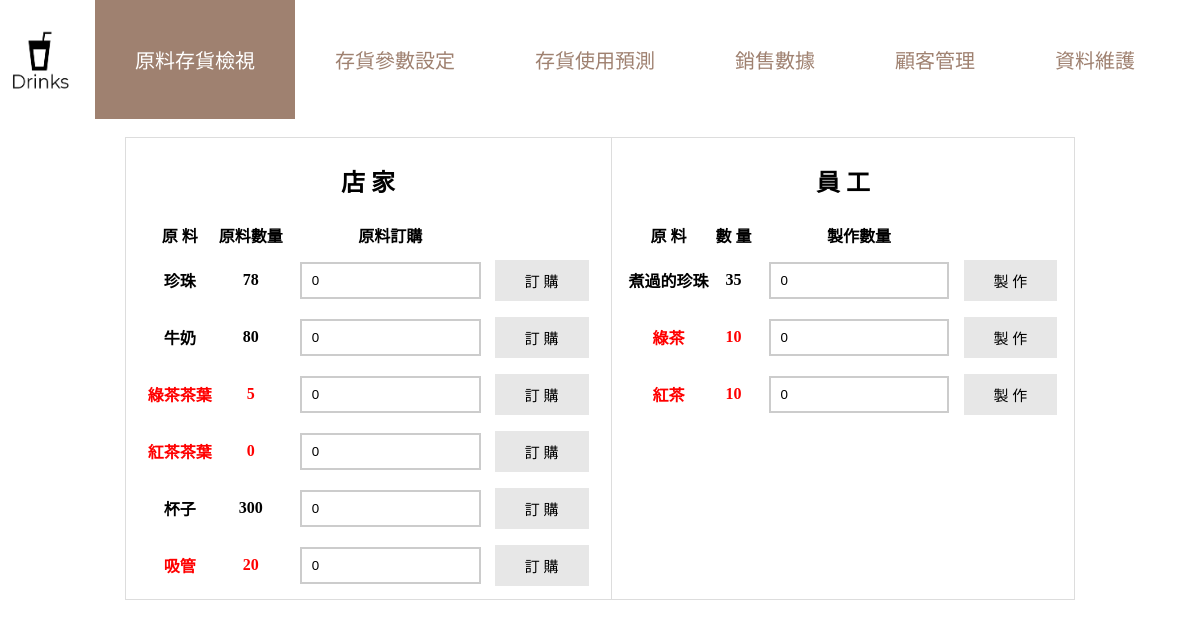
The page /management/ingredient on the database its author committed.
### drink/models.py (models this page shows, shortened)
class Ingredient(models.Model):
    ingredient_name = models.CharField(max_length=20)
    amount = models.DecimalField(max_digits=5, decimal_places=0)
    is_processed = models.BooleanField(default=False)
    supplier = models.ManyToManyField(Supplier, through='Ingredient_offerd_by_supplier')

### drink/views.py (the view)
# urls.py: path('management/ingredient', list_ingredient),
def list_ingredient(request):
        i_list=list(Ingredient.objects.all().filter(is_processed=False))
        processed_i_list=list(Ingredient.objects.all().filter(is_processed=True))
        i_para_dict=geti_level_dict()
        pi_para_dict=getp_i_level_dict()
        for i in i_list:
            i_order_amount_str=i.ingredient_name+"_orderamount"
            if i.ingredient_name+"_orderamount" in request.GET:
                order_val=int(request.GET[i.ingredient_name+"_orderamount"])
                if order_val > 0:
                    i.amount = i.amount + order_val
                    i.save()
            i_process_amount_str=i.ingredient_name+"_processamount"
        for i in processed_i_list:
            if i.ingredient_name+"_processamount" in request.GET:
                process_val=int(request.GET[i.ingredient_name+"_processamount"])
                if process_val > 0:
                    if i.ingredient_name=="紅茶":
                        rtea=Ingredient.objects.get(ingredient_name="紅茶茶葉")
                        rtea.amount-=process_val
                        rtea.save()
                    elif i.ingredient_name=="綠茶":
                        gtea=Ingredient.objects.get(ingredient_name="綠茶茶葉")
                        gtea.amount-=process_val
                        gtea.save()
                    elif i.ingredient_name=="煮過的珍珠":
                        bubble=Ingredient.objects.get(ingredient_name="珍珠")
                        bubble.amount-=process_val
                        bubble.save()
                    i.amount = i.amount + process_val
                    i.save()
                    return HttpResponseRedirect('ingredient')
        return render(request,'management.html',locals())

### drink/views.py (called while the page is built)
@register.filter
def get_item(dictionary, key):
    return dictionary.get(key)

def getp_i_level_dict():
    p_i_dict={}
    p_i_dict['煮過的珍珠']=20
    p_i_dict['綠茶']=20
    p_i_dict['紅茶']=20
    return p_i_dict

def geti_level_dict():
    i_para_dict={}
    i_para_list_ROP=list(ROP_Parameters.objects.all())
    for i in i_para_list_ROP:
        i_para_dict[i.ingredient_name]=i.ROP
    i_para_list_S0=list(S0_Parameters.objects.all())
    for i in i_para_list_S0:
        i_para_dict[i.ingredient_name]=i.S0
    return i_para_dict

### drink/templates/management.html (shortened to what this page needs)
<!DOCTYPE html>
<html>
<head>
</head>
<body>
<ul class="topnav">
  <li>
    {% load staticfiles %}
    <img src=" {% static 'logo.png' %} " style="width:80px; height:80px; float:left; padding-right:15px; padding-top: 20px;" onclick="window.location.href ='/drink_system'"></li>
  <li><a class='active'>原料存貨檢視</a></li>
  <li><a class='other' href='/management/variable_setting'>存貨參數設定</a></li>
  <li><a class='other' href='/management/inventory_prediction'>存貨使用預測</a></li>
  <li><a class='other' href="/management/sales_info">銷售數據</a></li>
  <li><a class='other' href="/management/customer_info">顧客管理</a></li>
  <li><a class='other' href="/admin">資料維護</a></li>
</ul>
<form method="GET" action="">
<br>
<table align="center" style="border: 1px solid #ddd;">
    <tr style="border: 1px solid #ddd;">
        <th valign="top" style="border: 1px solid #ddd;padding-left: 10px;padding-right: 10px">
            <div class='container' style="padding-left: 10px;padding-right: 10px">
                <h2>店 家</h2>
                <table>
                    <tr>
                        <th>原 料</th>
                        <th>原料數量</th>
                        <th>原料訂購</th>
                    </tr>
                    {%for i in i_list%}
                    {%if i.amount < i_para_dict|get_item:i.ingredient_name %}
                        <tr id="i_row" style="color:red">
                    {%else%}
                        <tr id="i_row">
                    {%endif%}
                        <td>{{i.ingredient_name}}</td>
                        <td>{{i.amount}}</td>
                        <form method="GET" action="">
                            <td>
                                <input class="form-control" name="{{i.ingredient_name}}_orderamount" id="{{i.ingredient_name}}_orderamount" type="number" value=0>
                            </td>
                            <td>
                                <input class='button' type="submit" value="訂 購">
                            </td>
                        </form>
                    </tr>
                    {%endfor%}
                </table>
            </div>
        </th>
        <th valign="top">
            <div class='container' style="padding-left: 10px;padding-right: 10px">
            <h2>員 工</h2>
                <table>
                    <tr>
                        <th>原 料</th>
                        <th>數 量</th>
                        <th>製作數量</th>
                    </tr>
                    {%for i in processed_i_list%}
                    {%if i.amount < pi_para_dict|get_item:i.ingredient_name %}
                        <tr style="color:red">
                    {%else%}
                        <tr>
                    {%endif%}
                        <td>{{i.ingredient_name}}</td>
                        <td>{{i.amount}}</td>
                        <form method="GET" action="">
                            <td>
                                <input class="form-control" name="{{i.ingredient_name}}_processamount" id="{{i.ingredient_name}}_processamount" type="number" value=0>
                            </td>
                            <td>
                                <input class='button' type="submit" value="製 作">
                            </td>
                        </form>
                    </tr>
                    {%endfor%}
                </table>
                </div>
        </th>
    </tr>
</table>
</form>
</body>
</html>

### drink/templates/management.html (style rules this page uses)
body { font-family: 微軟正黑體; margin: 0px; padding-top: 0px; }
table, td, th { text-align: center; }
table { border-collapse: collapse; }
th { padding: 5px; text-align:center; }
td { padding: 2px; }
.button { background-color: #e7e7e7; border: none; padding: 10px 30px; text-align: center; text-decoration: none; display: inline-block; font-size: 15px; font-family: 微軟正黑體; }
input[type=number] { width: 90%; padding: 9px 10px; margin: 8px 0; box-sizing: border-box; border: 2px solid #ccc; -webkit-transition: 0.5s; transition: 0.5s; outline: none; }
.topnav { overflow: hidden; background-color: white; }
.topnav a { float: left; display: block; text-align: center; padding: 45px 40px; text-decoration: none; }
.other { color: #9F8170; }
ul { list-style-type: none; margin: 0; padding: 0; overflow: hidden; background-color: #C3B091; font-size: 20px; }
.active { color: white; background-color: #9F8170; }

### rows shown on the page
Ingredient: ingredient_name "珍珠", amount "78"
Ingredient: ingredient_name "牛奶", amount "80"
Ingredient: ingredient_name "綠茶茶葉", amount "5"
Ingredient: ingredient_name "紅茶茶葉", amount "0"
Ingredient: ingredient_name "杯子", amount "300"
Ingredient: ingredient_name "吸管", amount "20"
Ingredient: ingredient_name "煮過的珍珠", amount "35"
Ingredient: ingredient_name "綠茶", amount "10"
Ingredient: ingredient_name "紅茶", amount "10"
